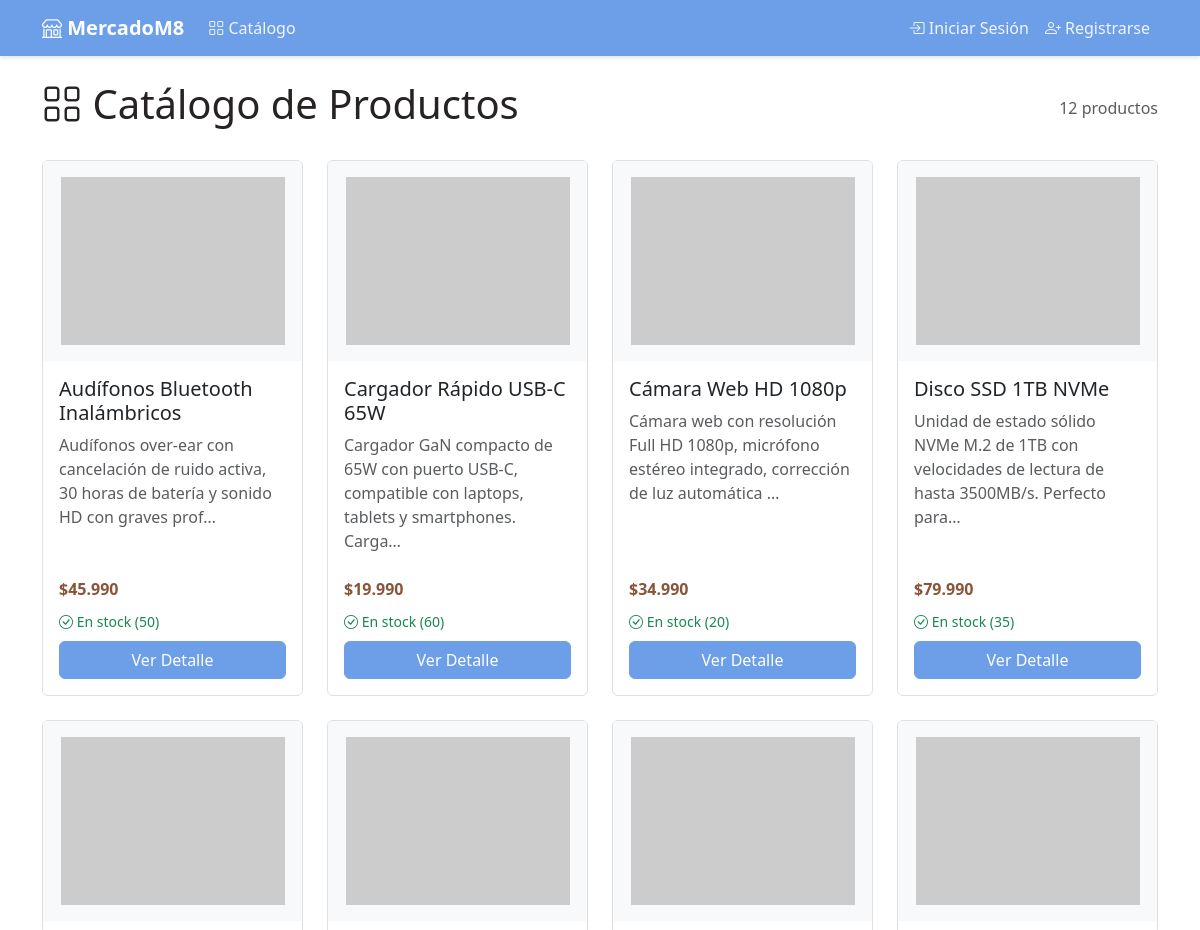
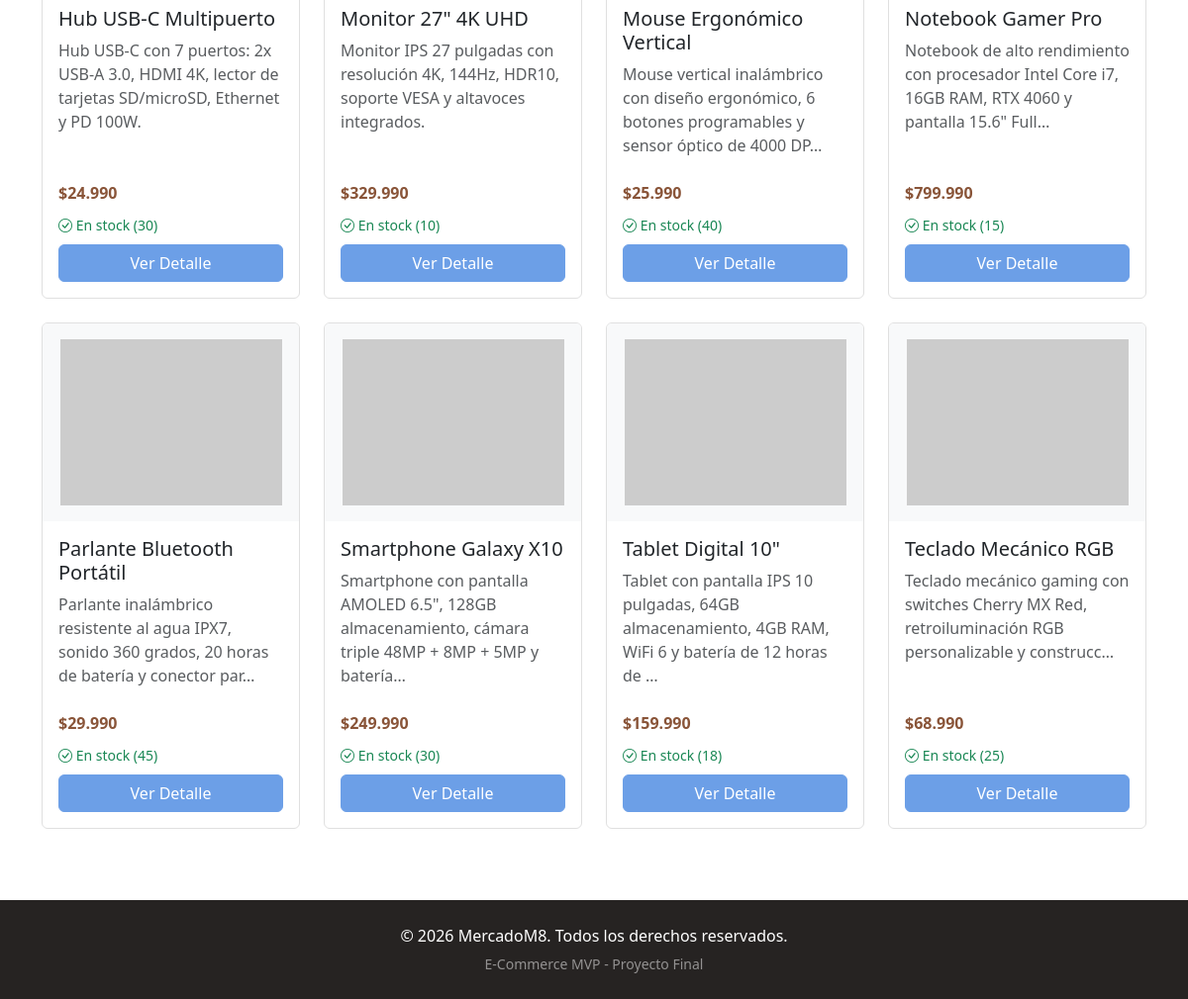
Screenshot of /catalogo/ with the database file from the repository (2 pictures, top to bottom).
### core/models.py (models this page shows, shortened)
class Producto(models.Model):
    nombre = models.CharField(max_length=200, verbose_name="Nombre del producto")
    descripcion = models.TextField(verbose_name="Descripción")
    precio = models.DecimalField(
        max_digits=10,
        decimal_places=0,
        validators=[MinValueValidator(Decimal('1'))],
        verbose_name="Precio ($CLP)",
        help_text="Precio en pesos chilenos"
    )
    stock = models.PositiveIntegerField(verbose_name="Stock disponible")
    imagen = models.URLField(
        max_length=500,
        blank=True,
        null=True,
        verbose_name="URL de la imagen"
    )
    fecha_creacion = models.DateTimeField(auto_now_add=True)
    fecha_actualizacion = models.DateTimeField(auto_now=True)
    class Meta:
        verbose_name = "Producto"
        verbose_name_plural = "Productos"
        ordering = ['nombre']
    def precio_formateado(self):
        return f"${self.precio:,.0f}".replace(",", ".")

### core/views.py (the view)
# urls.py: path('catalogo/', views.catalogo, name='catalogo'),
def catalogo(request):
    productos = Producto.objects.all()
    return render(request, 'core/catalogo.html', {
        'productos': productos,
        'titulo': 'Catálogo',
    })

### core/context_processors.py (called while the page is built)
def carrito_contador(request):
    contador = 0
    if request.user.is_authenticated:
        carrito = Carrito.objects.filter(usuario=request.user).first()
        if carrito:
            contador = sum(item.cantidad for item in carrito.items.all())
    return {'carrito_contador': contador}

### core/templates/core/catalogo.html
{% extends 'core/base.html' %}
{% block content %}
<div class="d-flex justify-content-between align-items-center mb-4">
    <h1><i class="bi bi-grid"></i> Catálogo de Productos</h1>
    <span class="text-muted">{{ productos|length }} producto{{ productos|length|pluralize:"s" }}</span>
</div>
{% if productos %}
<div class="row">
    {% for producto in productos %}
    <div class="col-md-4 col-lg-3 mb-4">
        <div class="card h-100 producto-card">
            {% if producto.imagen %}
            <img src="{{ producto.imagen }}" class="card-img-top producto-imagen" alt="{{ producto.nombre }}">
            {% else %}
            <div class="card-img-top producto-imagen placeholder-img d-flex align-items-center justify-content-center">
                <i class="bi bi-image text-muted" style="font-size: 3rem;"></i>
            </div>
            {% endif %}
            <div class="card-body d-flex flex-column">
                <h5 class="card-title">{{ producto.nombre }}</h5>
                <p class="card-text text-muted flex-grow-1">{{ producto.descripcion|truncatechars:100 }}</p>
                <div class="d-flex justify-content-between align-items-center mt-2">
                    <span class="precio">{{ producto.precio_formateado }}</span>
                </div>
                <div class="mt-2">
                    {% if producto.stock > 0 %}
                    <small class="text-success"><i class="bi bi-check-circle"></i> En stock ({{ producto.stock }})</small>
                    {% else %}
                    <small class="text-danger"><i class="bi bi-x-circle"></i> Sin stock</small>
                    {% endif %}
                </div>
                <a href="{% url 'detalle_producto' producto.id %}" class="btn btn-primario mt-2 w-100">
                    Ver Detalle
                </a>
            </div>
        </div>
    </div>
    {% endfor %}
</div>
{% else %}
<div class="text-center py-5">
    <i class="bi bi-inbox display-1 text-muted"></i>
    <p class="lead mt-3">No hay productos disponibles en este momento.</p>
    <a href="{% url 'inicio' %}" class="btn btn-primario">Volver al Inicio</a>
</div>
{% endif %}
{% endblock %}

### core/templates/core/base.html (shortened to what this page needs)
<!DOCTYPE html>
{% load static %}
<html lang="es">
<head>
    <link href="https://cdn.jsdelivr.net/npm/bootstrap@5.3.3/dist/css/bootstrap.min.css" rel="stylesheet">
    <link rel="stylesheet" href="https://cdn.jsdelivr.net/npm/bootstrap-icons@1.11.3/font/bootstrap-icons.min.css">
    <link rel="stylesheet" href="{% static 'core/css/estilo.css' %}">
</head>
<body>
    {% include 'core/navbar.html' %}
    <main class="container mt-4 mb-5">
        {% block content %}{% endblock %}
    </main>
    <footer class="footer mt-auto py-4 text-white">
        <div class="container text-center">
            <p class="mb-1">&copy; 2026 MercadoM8. Todos los derechos reservados.</p>
            <small class="text-white-50">E-Commerce MVP - Proyecto Final</small>
        </div>
    </footer>
</body>
</html>

### core/templates/core/navbar.html (shortened to what this page needs)
<nav class="navbar navbar-expand-lg navbar-dark">
    <div class="container">
        <a class="navbar-brand fw-bold" href="{% url 'inicio' %}">
            <i class="bi bi-shop"></i> MercadoM8
        </a>
        <div class="collapse navbar-collapse" id="navbarNav">
            <ul class="navbar-nav me-auto">
                <li class="nav-item">
                    <a class="nav-link" href="{% url 'catalogo' %}">
                        <i class="bi bi-grid"></i> Catálogo
                    </a>
                </li>
            </ul>
            <ul class="navbar-nav">
                {% if user.is_authenticated %}
                    {% if user.is_staff %}
                    <li class="nav-item">
                        <a class="nav-link" href="{% url 'panel_admin' %}">
                            <i class="bi bi-gear"></i> Admin
                        </a>
                    </li>
                    {% endif %}
                    <li class="nav-item">
                        <a class="nav-link" href="{% url 'ver_carrito' %}">
                            <i class="bi bi-cart"></i> Carrito
                            {% if carrito_contador > 0 %}
                            <span class="badge rounded-pill">{{ carrito_contador }}</span>
                            {% endif %}
                        </a>
                    </li>
                    <li class="nav-item">
                        <a class="nav-link" href="{% url 'mis_ordenes' %}">
                            <i class="bi bi-box"></i> Mis Órdenes
                        </a>
                    </li>
                    <li class="nav-item dropdown">
                        <a class="nav-link dropdown-toggle" href="#" role="button" data-bs-toggle="dropdown">
                            <i class="bi bi-person"></i> {{ user.username }}
                        </a>
                        <ul class="dropdown-menu dropdown-menu-end">
                            <li>
                                <form method="post" action="{% url 'cerrar_sesion' %}">
                                    {% csrf_token %}
                                    <button type="submit" class="dropdown-item">
                                        <i class="bi bi-box-arrow-right"></i> Cerrar Sesión
                                    </button>
                                </form>
                            </li>
                        </ul>
                    </li>
                {% else %}
                    <li class="nav-item">
                        <a class="nav-link" href="{% url 'iniciar_sesion' %}">
                            <i class="bi bi-box-arrow-in-right"></i> Iniciar Sesión
                        </a>
                    </li>
                    <li class="nav-item">
                        <a class="nav-link" href="{% url 'registro' %}">
                            <i class="bi bi-person-plus"></i> Registrarse
                        </a>
                    </li>
                {% endif %}
            </ul>
        </div>
    </div>
</nav>

### static/core/css/estilo.css (style rules this page uses)
:root { --azul: #6c9fe7; --azul-oscuro: #476187; --casi-negro: #262322; --cafe: #895438; --naranja: #e6844e; }
body { font-family: 'Segoe UI', Tahoma, Geneva, Verdana, sans-serif; color: var(--casi-negro); min-height: 100vh; display: flex; flex-direction: column; }
main { flex: 1; }
.navbar { background-color: var(--azul) !important; box-shadow: 0 2px 4px rgba(0,0,0,0.1); }
.navbar .nav-link { color: rgba(255,255,255,0.9) !important; transition: color 0.2s; }
.footer { background-color: var(--casi-negro); }
.btn-primario { background-color: var(--azul); border-color: var(--azul); color: white; }
.precio { color: var(--cafe); font-weight: 600; }
.producto-card { transition: transform 0.2s, box-shadow 0.2s; border: 1px solid #e0e0e0; }
.producto-imagen { height: 200px; object-fit: contain; padding: 1rem; background-color: #f8f9fa; }
.card { border: 1px solid #e0e0e0; transition: box-shadow 0.2s; }

### rows the page displays
Producto: nombre "Audífonos Bluetooth Inalámbricos", descripcion "Audífonos over-ear con cancelación de ruido activa, 30 horas de batería y sonido HD con graves prof…", precio_formateado "$45.990", stock "50"
Producto: nombre "Cargador Rápido USB-C 65W", descripcion "Cargador GaN compacto de 65W con puerto USB-C, compatible con laptops, tablets y smartphones. Carga…", precio_formateado "$19.990", stock "60"
Producto: nombre "Cámara Web HD 1080p", descripcion "Cámara web con resolución Full HD 1080p, micrófono estéreo integrado, corrección de luz automática …", precio_formateado "$34.990", stock "20"
Producto: nombre "Disco SSD 1TB NVMe", descripcion "Unidad de estado sólido NVMe M.2 de 1TB con velocidades de lectura de hasta 3500MB/s. Perfecto para…", precio_formateado "$79.990", stock "35"
Producto: nombre "Hub USB-C Multipuerto", descripcion "Hub USB-C con 7 puertos: 2x USB-A 3.0, HDMI 4K, lector de tarjetas SD/microSD, Ethernet y PD 100W.", precio_formateado "$24.990", stock "30"
Producto: nombre "Monitor 27\" 4K UHD", descripcion "Monitor IPS 27 pulgadas con resolución 4K, 144Hz, HDR10, soporte VESA y altavoces integrados.", precio_formateado "$329.990", stock "10"
Producto: nombre "Mouse Ergonómico Vertical", descripcion "Mouse vertical inalámbrico con diseño ergonómico, 6 botones programables y sensor óptico de 4000 DP…", precio_formateado "$25.990", stock "40"
Producto: nombre "Notebook Gamer Pro", descripcion "Notebook de alto rendimiento con procesador Intel Core i7, 16GB RAM, RTX 4060 y pantalla 15.6\" Full…", precio_formateado "$799.990", stock "15"
Producto: nombre "Parlante Bluetooth Portátil", descripcion "Parlante inalámbrico resistente al agua IPX7, sonido 360 grados, 20 horas de batería y conector par…", precio_formateado "$29.990", stock "45"
Producto: nombre "Smartphone Galaxy X10", descripcion "Smartphone con pantalla AMOLED 6.5\", 128GB almacenamiento, cámara triple 48MP + 8MP + 5MP y batería…", precio_formateado "$249.990", stock "30"
Producto: nombre "Tablet Digital 10\"", descripcion "Tablet con pantalla IPS 10 pulgadas, 64GB almacenamiento, 4GB RAM, WiFi 6 y batería de 12 horas de …", precio_formateado "$159.990", stock "18"
Producto: nombre "Teclado Mecánico RGB", descripcion "Teclado mecánico gaming con switches Cherry MX Red, retroiluminación RGB personalizable y construcc…", precio_formateado "$68.990", stock "25"

### other values shown
{{ productos|length }} "12"
